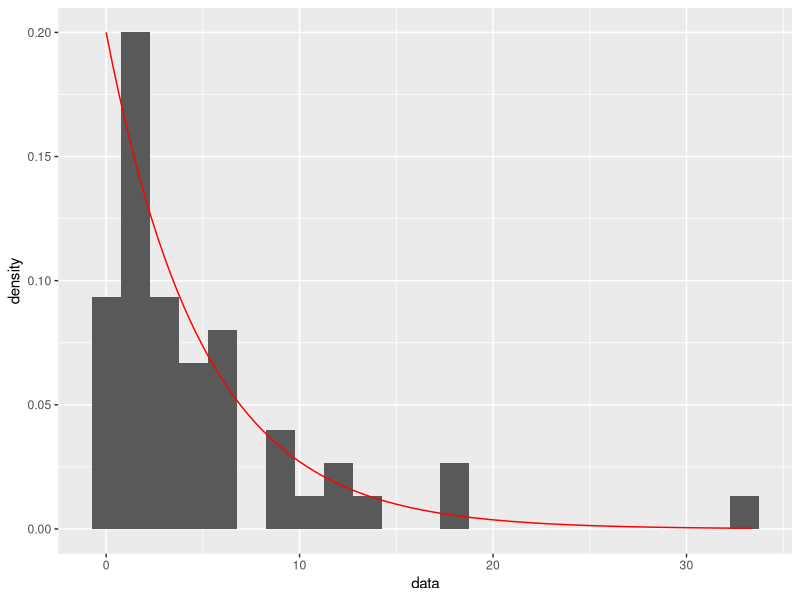
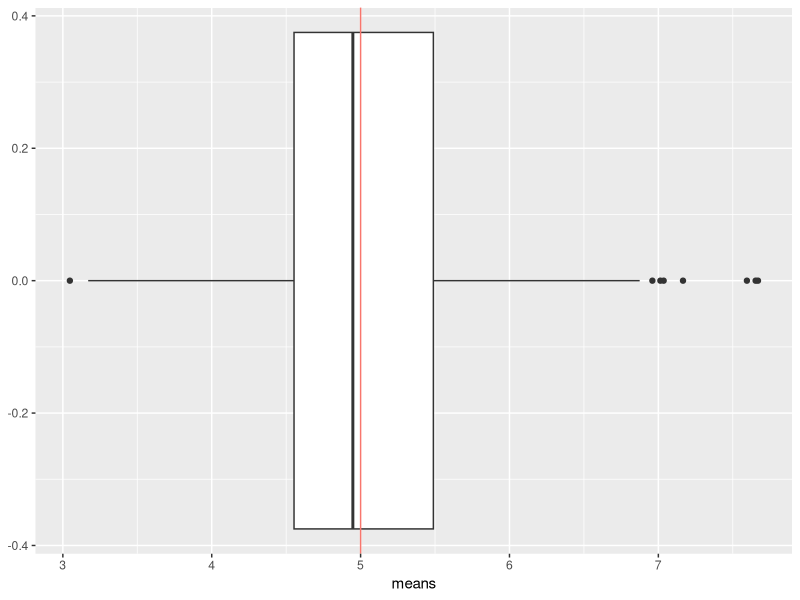
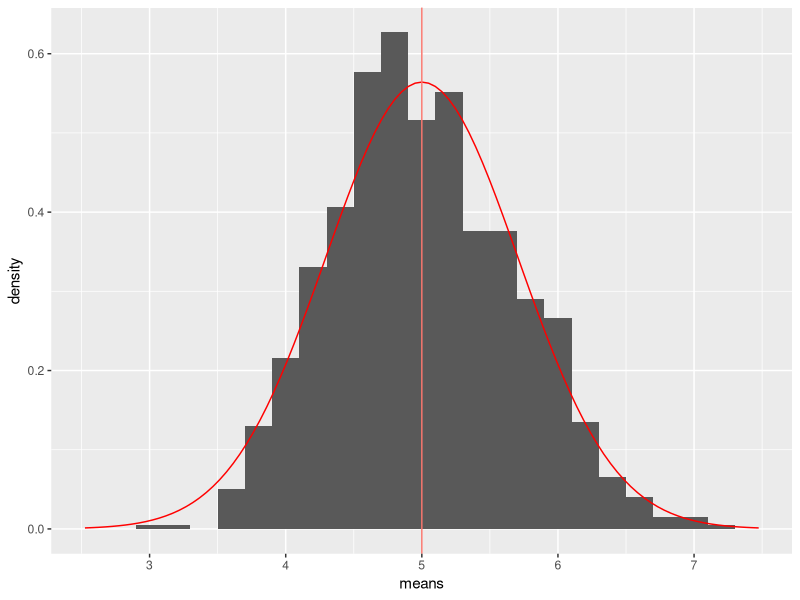
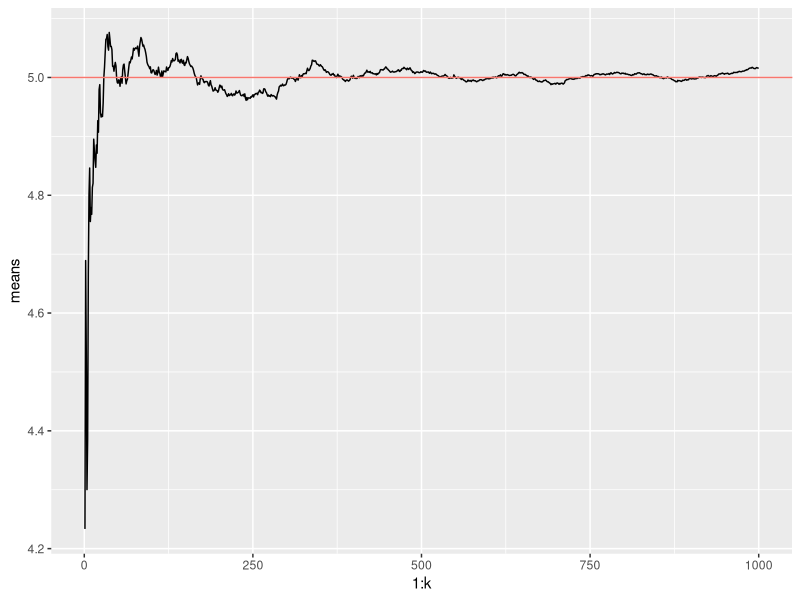
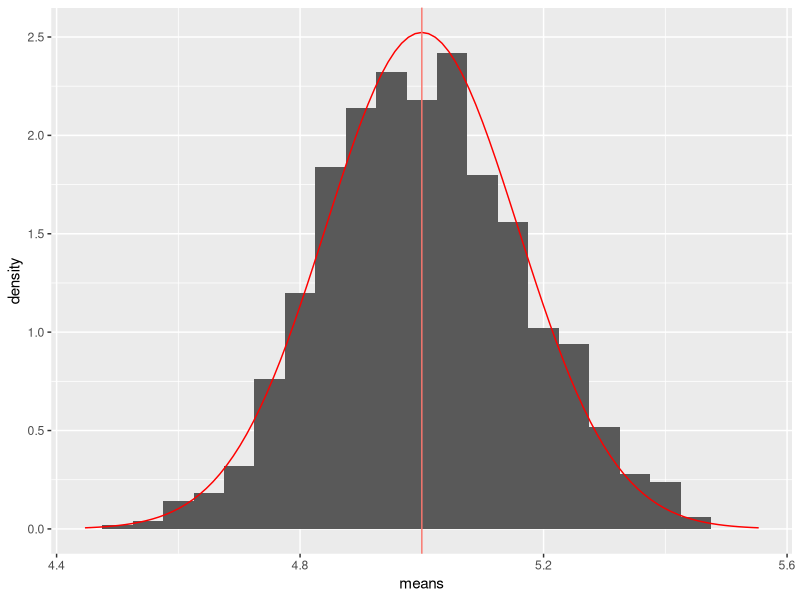

Here is the R script that generated these plots, in order:
## ---- chunk 1
knitr::opts_chunk$set(echo = TRUE)
options(scipen = 1, digits = 4)
if(!require("ggplot2")) { install.packages('ggplot2', repos = "http://cran.us.r-project.org"); library("ggplot2") }
## ---- chunk 2
lambda = 0.2 # rate, mu = 5, sd = 5, var = 25
pop_mean = 1/lambda
pop_sd = 1/lambda
pop_var = pop_sd^2
## ---- chunk 3
n <- 50
k <- 1000
## ---- chunk 4
#' n: # number of rexp samples for each mean
#' k: # number of means
#' lambda: rate constant of the underlying exponential
generate_means <- function(n, k, lambda) {
  #' collect k means, each with n samples, in an array
  sample_means = NULL
  for (i in 1:k) sample_means = c(sample_means, mean(rexp(n, lambda)))
  means_df <- data.frame(means = sample_means)
  means_df
}
## ---- chunk 5
df1 <- generate_means(n, k, lambda)
## ---- chunk 6
sample <- data.frame(data=rexp(n, lambda))
p2 <- ggplot(sample, aes(data))
p2 <- p2 + geom_histogram(aes(y=after_stat(density)), binwidth=1.5)
p2 + stat_function(fun=dexp, args=list(rate = lambda), colour="red", xlim=c(0, max(sample$data)))
## ---- chunk 7
p1 <- ggplot(df1, aes(means)) + theme(legend.position="none")
p1 + geom_boxplot() + geom_vline(aes(xintercept = pop_mean, colour = "red"))
## ---- chunk 8
p3 <- ggplot(df1, aes(means)) + theme(legend.position="none") + xlim(c(pop_mean - 3.5*pop_sd/sqrt(n), pop_mean + 3.5*pop_sd/sqrt(n)))
p3 <- p3 + geom_histogram(aes(y=after_stat(density)), binwidth=0.2)
p3 <- p3 + stat_function(fun=dnorm, args=list(mean=pop_mean, sd=pop_sd/sqrt(n)), colour="red")
p3 + geom_vline(aes(xintercept=pop_mean, colour="red"))
## ---- chunk 9
cumulative <- data.frame(means=cumsum(df1$means) / (1:k))
p4 <- ggplot(cumulative, aes(x=1:k, y=means)) + theme(legend.position="none")
p4 + geom_line() + geom_hline(aes(yintercept=pop_mean, colour="red"))
## ---- chunk 10
n2 <- 1000
df2 <- generate_means(n2, k, lambda)
## ---- chunk 11
p5 <- ggplot(df2, aes(means)) + theme(legend.position="none") + xlim(c(pop_mean - 3.5*pop_sd/sqrt(n2), pop_mean + 3.5*pop_sd/sqrt(n2)))
p5 <- p5 + geom_histogram(aes(y=after_stat(density)), binwidth=0.05)
p5 <- p5 + stat_function(fun=dnorm, args=list(mean=pop_mean, sd=pop_sd/sqrt(n2)), colour="red")
p5 + geom_vline(aes(xintercept=pop_mean, colour="red"))
